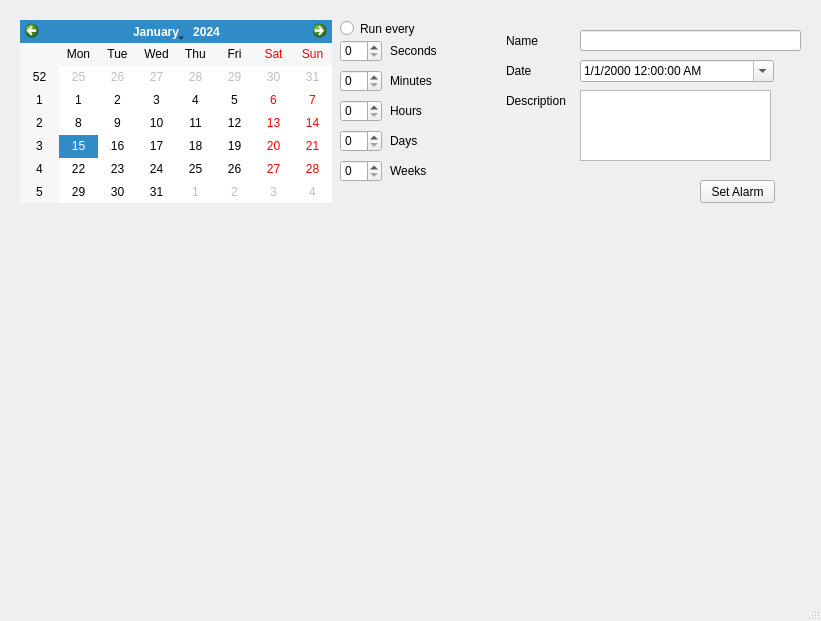
<?xml version="1.0" encoding="UTF-8"?>
<ui version="4.0">
 <class>MainWindow</class>
 <widget class="QMainWindow" name="MainWindow">
  <property name="geometry">
   <rect>
    <x>0</x>
    <y>0</y>
    <width>821</width>
    <height>621</height>
   </rect>
  </property>
  <property name="windowTitle">
   <string>MainWindow</string>
  </property>
  <widget class="QWidget" name="centralwidget">
   <widget class="QPushButton" name="setAlarmButton">
    <property name="geometry">
     <rect>
      <x>700</x>
      <y>180</y>
      <width>75</width>
      <height>23</height>
     </rect>
    </property>
    <property name="text">
     <string>Set Alarm</string>
    </property>
   </widget>
   <widget class="QDateTimeEdit" name="dateTimeEdit">
    <property name="geometry">
     <rect>
      <x>580</x>
      <y>60</y>
      <width>194</width>
      <height>22</height>
     </rect>
    </property>
    <property name="displayFormat">
     <string>d/M/yyyy hh:mm:ss AP</string>
    </property>
    <property name="calendarPopup">
     <bool>true</bool>
    </property>
   </widget>
   <widget class="QRadioButton" name="jobIntervalTriggerButton">
    <property name="geometry">
     <rect>
      <x>340</x>
      <y>20</y>
      <width>82</width>
      <height>17</height>
     </rect>
    </property>
    <property name="text">
     <string>Run every</string>
    </property>
   </widget>
   <widget class="QCalendarWidget" name="calendarWidget">
    <property name="geometry">
     <rect>
      <x>20</x>
      <y>20</y>
      <width>312</width>
      <height>183</height>
     </rect>
    </property>
   </widget>
   <widget class="QLabel" name="label">
    <property name="geometry">
     <rect>
      <x>506</x>
      <y>60</y>
      <width>61</width>
      <height>21</height>
     </rect>
    </property>
    <property name="text">
     <string>Date</string>
    </property>
   </widget>
   <widget class="QLabel" name="label_2">
    <property name="geometry">
     <rect>
      <x>506</x>
      <y>30</y>
      <width>61</width>
      <height>21</height>
     </rect>
    </property>
    <property name="text">
     <string>Name</string>
    </property>
   </widget>
   <widget class="QPlainTextEdit" name="jobDescEdit">
    <property name="geometry">
     <rect>
      <x>580</x>
      <y>90</y>
      <width>191</width>
      <height>71</height>
     </rect>
    </property>
   </widget>
   <widget class="QLabel" name="label_9">
    <property name="geometry">
     <rect>
      <x>506</x>
      <y>90</y>
      <width>61</width>
      <height>21</height>
     </rect>
    </property>
    <property name="text">
     <string>Description</string>
    </property>
   </widget>
   <widget class="QSpinBox" name="minutesSpinBox">
    <property name="geometry">
     <rect>
      <x>340</x>
      <y>70</y>
      <width>42</width>
      <height>22</height>
     </rect>
    </property>
    <property name="minimum">
     <number>0</number>
    </property>
    <property name="maximum">
     <number>99</number>
    </property>
    <property name="value">
     <number>0</number>
    </property>
   </widget>
   <widget class="QLabel" name="label_3">
    <property name="geometry">
     <rect>
      <x>390</x>
      <y>70</y>
      <width>47</width>
      <height>21</height>
     </rect>
    </property>
    <property name="text">
     <string>Minutes</string>
    </property>
   </widget>
   <widget class="QLabel" name="label_4">
    <property name="geometry">
     <rect>
      <x>390</x>
      <y>100</y>
      <width>47</width>
      <height>21</height>
     </rect>
    </property>
    <property name="text">
     <string>Hours</string>
    </property>
   </widget>
   <widget class="QLabel" name="label_5">
    <property name="geometry">
     <rect>
      <x>390</x>
      <y>130</y>
      <width>47</width>
      <height>21</height>
     </rect>
    </property>
    <property name="text">
     <string>Days</string>
    </property>
   </widget>
   <widget class="QLabel" name="label_6">
    <property name="geometry">
     <rect>
      <x>390</x>
      <y>160</y>
      <width>47</width>
      <height>21</height>
     </rect>
    </property>
    <property name="text">
     <string>Weeks</string>
    </property>
   </widget>
   <widget class="QSpinBox" name="hoursSpinBox">
    <property name="geometry">
     <rect>
      <x>340</x>
      <y>100</y>
      <width>42</width>
      <height>22</height>
     </rect>
    </property>
    <property name="minimum">
     <number>0</number>
    </property>
    <property name="maximum">
     <number>99</number>
    </property>
    <property name="value">
     <number>0</number>
    </property>
   </widget>
   <widget class="QSpinBox" name="daysSpinBox">
    <property name="geometry">
     <rect>
      <x>340</x>
      <y>130</y>
      <width>42</width>
      <height>22</height>
     </rect>
    </property>
    <property name="minimum">
     <number>0</number>
    </property>
    <property name="maximum">
     <number>99</number>
    </property>
    <property name="value">
     <number>0</number>
    </property>
   </widget>
   <widget class="QSpinBox" name="weeksSpinBox">
    <property name="geometry">
     <rect>
      <x>340</x>
      <y>160</y>
      <width>42</width>
      <height>22</height>
     </rect>
    </property>
    <property name="minimum">
     <number>0</number>
    </property>
    <property name="maximum">
     <number>99</number>
    </property>
    <property name="value">
     <number>0</number>
    </property>
   </widget>
   <widget class="QSpinBox" name="secondsSpinBox">
    <property name="geometry">
     <rect>
      <x>340</x>
      <y>40</y>
      <width>42</width>
      <height>22</height>
     </rect>
    </property>
    <property name="minimum">
     <number>0</number>
    </property>
    <property name="maximum">
     <number>99</number>
    </property>
    <property name="value">
     <number>0</number>
    </property>
   </widget>
   <widget class="QLabel" name="label_8">
    <property name="geometry">
     <rect>
      <x>390</x>
      <y>40</y>
      <width>47</width>
      <height>21</height>
     </rect>
    </property>
    <property name="text">
     <string>Seconds</string>
    </property>
   </widget>
   <widget class="QLineEdit" name="jobNameEdit">
    <property name="geometry">
     <rect>
      <x>580</x>
      <y>30</y>
      <width>221</width>
      <height>21</height>
     </rect>
    </property>
   </widget>
  </widget>
  <widget class="QMenuBar" name="menubar">
   <property name="geometry">
    <rect>
     <x>0</x>
     <y>0</y>
     <width>821</width>
     <height>21</height>
    </rect>
   </property>
  </widget>
  <widget class="QStatusBar" name="statusbar"/>
 </widget>
 <resources/>
 <connections/>
</ui>
